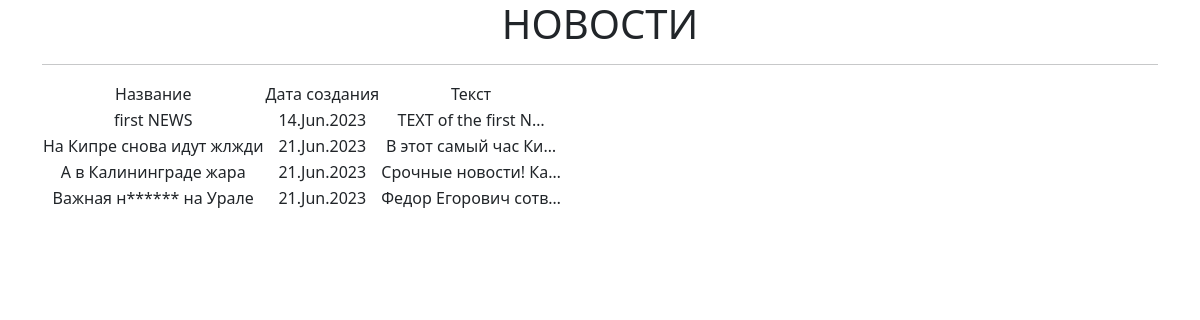
Page /news/ on the committed database.
### news/models.py (models this page shows, shortened)
class Post(models.Model):
    author = models.ForeignKey(Author, on_delete=models.CASCADE)
    ARTICLE = 'AR'
    NEWS = 'NW'
    CATEGORY_CHOICES = (
        (ARTICLE, 'Статья'),
        (NEWS, 'Новость')
    )
    categoryType = models.CharField(max_length=2, choices=CATEGORY_CHOICES, default=ARTICLE)
    dateCreation = models.DateTimeField(auto_now_add=True)
    postCategory = models.ManyToManyField(Category, through='PostCategory')
    title = models.CharField(max_length=128)
    text = models.TextField()
    rating = models.SmallIntegerField(default=0)

### news/views.py (the view)
# urls.py: path('', PostList.as_view()),
class PostList(ListView):
    model = Post
    ordering = '-created_at'
    template_name = 'posts.html'
    context_object_name = 'newsposts'
    def get_queryset(self):
        return Post.objects.filter(categoryType='NW')

### news/templatetags/custom_filters.py (called while the page is built)
@register.filter()
def currency(text, bword = "новость" ):
    text_list = text.split()
    censored_text = []
    for word in text_list:
        clean_word = ''.join(c for c in word if c not in string.punctuation)
        if clean_word.lower() in bword:
            censored_word = clean_word[0] + (len(clean_word) - 1) * '*'
            censored_text.append(word.replace(clean_word, censored_word))
        else:
            censored_text.append(word)
    return ' '.join(censored_text)

### templates/posts.html (shortened to what this page needs)
{% extends 'flatpages/default.html' %}
{% load custom_filters %}
{% block content %}
<h1>НОВОСТИ</h1>
   <hr>
   {% if newsposts %}
       <table>
           <tr>
               <td>Название</td>
               <td>Дата создания</td>
               <td>Текст</td>
           </tr>
           {% for queryset_newsposts in newsposts %}
           <tr>
               <td>{{ queryset_newsposts.title|currency }}</td>
               <td>{{ queryset_newsposts.dateCreation|date:'d.M.Y'}}</td>
               <td>{{ queryset_newsposts.text|currency|truncatechars:20 }}</td>
           </tr>
           {% endfor %}
       </table>
   {% else %}
       <h2> Новостей нет!</h2>
   {% endif %}
{% endblock content %}

### templates/flatpages/default.html (shortened to what this page needs)
<!DOCTYPE html>
<html lang="en">
    <head>
        {% load static %}
        <link href="{% static 'css/styles.css' %}" rel="stylesheet" />
    </head>
    <body>
        <div class="container">
           <div class="row">
              <div class="col-lg-12 text-center">
                {% block content %}{% endblock content %}
              </div>
           </div>
        </div>
    </body>
</html>

### rows in the picture
Post: title "first NEWS", dateCreation "14.Jun.2023", text "TEXT of the first N…"
Post: title "На Кипре снова идут жлжди", dateCreation "21.Jun.2023", text "В этот самый час Ки…"
Post: title "А в Калининграде жара", dateCreation "21.Jun.2023", text "Срочные новости! Ка…"
Post: title "Важная н****** на Урале", dateCreation "21.Jun.2023", text "Федор Егорович сотв…"
